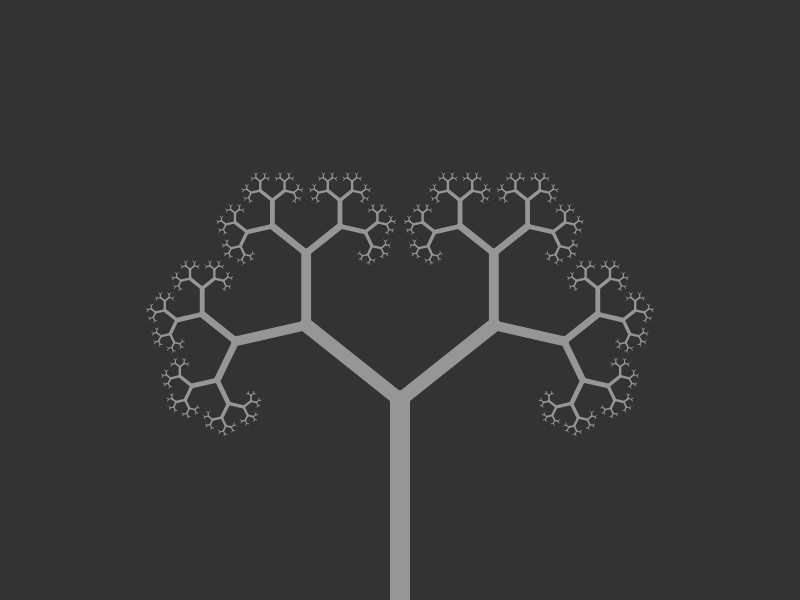
Frame 1 (no input)
Frame 60 (no input): identical to frame 1, image omitted
Frame 120 (the mouse pressed at the canvas centre since frame 60): identical to frame 1, image omitted

The p5.js sketch that drew this single still picture (run headless with seeded random() and noise() and a simulated clock; from frame 60 on, the mouse is pressed at the canvas centre):

// p5.js sketch
// ── sketch.js

let numIterations = 10;
let rotateAngle = 2 * 3.141592 / 7;
let shorteningFactor = 0.6;
let widthFactor = 0.7;
let initialLineLength = 200;
let initialWidth = 20;

let numIterationSlider;
let rotateAngleSlider;
let shorteningFactorSlider;
let widthFactorSlider;
let initialLineLengthSlider;
let initialWidthSlider;

function setup() {
    createCanvas(800, 600);

    numIterationSlider = createLabelledSlider('Num iterations', 1, 14, 10, 1);
    rotateAngleSlider = createLabelledSlider('Rotate angle', 0, PI, 2 * PI / 7, 0);
    shorteningFactorSlider = createLabelledSlider('Shortening factor', 0, 1, 0.6, 0);
    widthFactorSlider = createLabelledSlider('Width factor', 0, 1.3, 0.7, 0);
    initialLineLengthSlider = createLabelledSlider('Initial line length', 0, 400, 200, 1);
    initialWidthSlider = createLabelledSlider('Initial width', 1, 60, 20, 1);
}

function createLabelledSlider(labelText, min, max, value, step) {
    const group = createDiv('');
    const label = createSpan(labelText);
    label.parent(group);
    const slider = createSlider(min, max, value, step);
    slider.parent(group);
    return slider;
}

function draw() {
    numIterations = numIterationSlider.value();
    rotateAngle = rotateAngleSlider.value();
    shorteningFactor = shorteningFactorSlider.value();
    widthFactor = widthFactorSlider.value();
    initialLineLength = initialLineLengthSlider.value();
    initialWidth = initialWidthSlider.value();

    background(51);
    stroke(150);
    translate(width / 2, height);
    drawBranch(initialLineLength, initialWidth, numIterations)
}

function drawBranch(length, width, iterations) {
    if (iterations < 1) {
        return;
    }
    strokeWeight(width);
    line(0, 0, 0, -length);
    translate(0, -length);
    push();
    rotate(rotateAngle);
    drawBranch(length * shorteningFactor, width * widthFactor, iterations - 1);
    pop();
    push();
    rotate(-rotateAngle);
    drawBranch(length * shorteningFactor, width * widthFactor, iterations - 1);
    pop();
}
